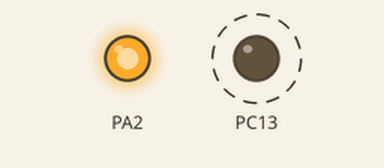
The program below on a simulated STM32 Blue Pill. Shown: output pins drawn as LEDs (lit = HIGH). Dashed ring = blinking. Pins used as bus, display or sensor lines are not drawn; what the program prints to the serial monitor is not drawn.

Above: at 0.8 s.
Timing chart, 0 to 3.9 s (numbered marks = the images above):
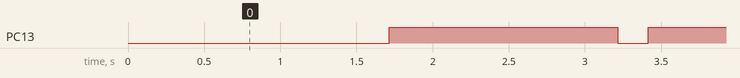

Measured:
- by itself, PC13: alternates HIGH for 1.5 s and LOW for 0.20 s

The program:

main.cpp
```cpp
#include <Arduino.h>
#include "adf4351.h"


#define PIN_SS PA4  ///< SPI slave select pin, default value

ADF4351  vfo(PIN_SS, SPI_MODE0, 1000000UL , MSBFIRST) ;


void setup() {
    pinMode(PC13,OUTPUT);
    Serial.begin(9600) ;
    Serial.print("Hello adf4351 demo!!!") ;

    vfo.pwrlevel = 0 ; ///< sets to -4 dBm output
    vfo.RD2refdouble = 0 ; ///< ref doubler off
    vfo.RD1Rdiv2 = 0 ;   ///< ref divider off
    vfo.ClkDiv = 150 ;
    vfo.BandSelClock = 80 ;
    vfo.RCounter = 1 ;  ///< R counter to 1 (no division)
    vfo.ChanStep = steps[2] ;  ///< set to 10 kHz steps

    /*!
        sets the reference frequency to 25 Mhz
    */
    if ( vfo.setrf(25000000UL) ==  0 )
        Serial.println("ref freq set to 25 Mhz") ;
    else
      Serial.println("ref freq set error") ;
      /*!
         initialize the chip
      */
      vfo.init() ;

    /*!
        enable frequency output
    */
    vfo.enable() ;

    Serial.println("setf() to 97 MHz") ;

    if ( vfo.setf(97000000UL) == 0 ) {
        Serial.print("setf() success freq:") ;
        Serial.println(vfo.cfreq) ;
    } else {
        Serial.println("setf() error") ;
    }
}

void loop() {
    delay(1500);
    digitalWrite(PC13,0);
    delay(200);
    digitalWrite(PC13,1);
}
```
